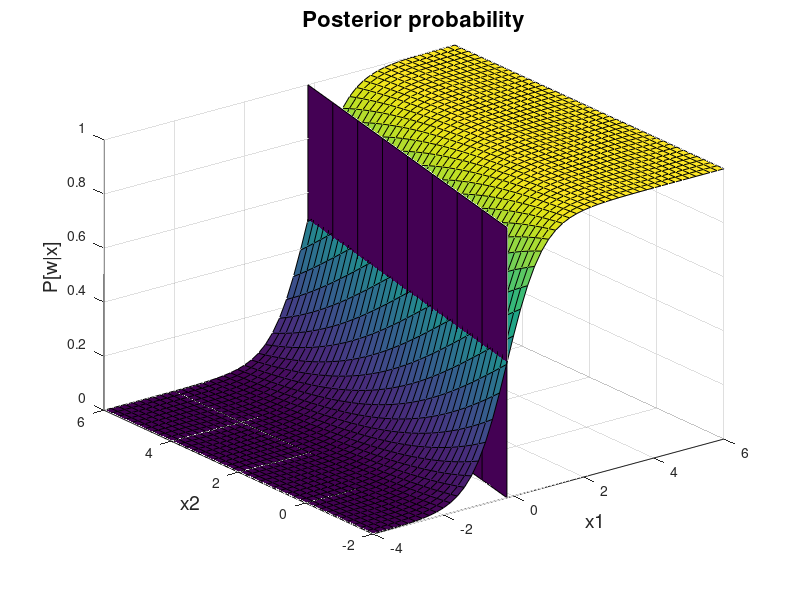

MATLAB code for this plot:
% =========================================================================
% Section 11. For the above classification problem, compute and plot a three dimensional graph
% of the posterior probability of one of the two classes for the Bayes optimal classifier.
% Does the graph match your expectations from theory?
load('distributions.mat');
C1=C;
C2=C;
C_inv=inv(C);

%Bayes classifier boundary (PLANE)
[Y,Z] = meshgrid(-2:6,0:1);
w=2*C_inv *(m2-m1); %L2-6/8
b=m1'*C_inv*m1 - m2'*C_inv*m2 - log(0.5/0.5);
X = (-w(2).*Y-b)/w(1);    
figure(1), clf;
surf(X,Y,Z);
title('Posterior probability', 'FontSize', 16)
xlabel('x1', 'FontSize', 14)
ylabel('x2', 'FontSize', 14)
zlabel('P[w|x]', 'FontSize', 14)
hold on;

% 3D posterior probability
[x,y] = meshgrid(-4:.2:6, -2:.2:6);
P = zeros(size(x)); % posterior probability
% SECOND class
w=2*C_inv *(m2-m1); %L2-6/8
w0=m1'*C_inv*m1 - m2'*C_inv*m2 - log(0.5/0.5);
P = 1 ./ (1 + exp(-(w(1).*x + w(2).*y + w0) ) );
surf(x, y, P); 
% FIRST class
%w=2*C_inv *(m1-m2); %L2-6/8
%w0=m2'*C_inv*m2 - m1'*C_inv*m1 - log(0.5/0.5);
%P = 1 ./ (1 + exp(-(w(1).*x + w(2).*y + w0) ) );
%surf(x, y, P); 



